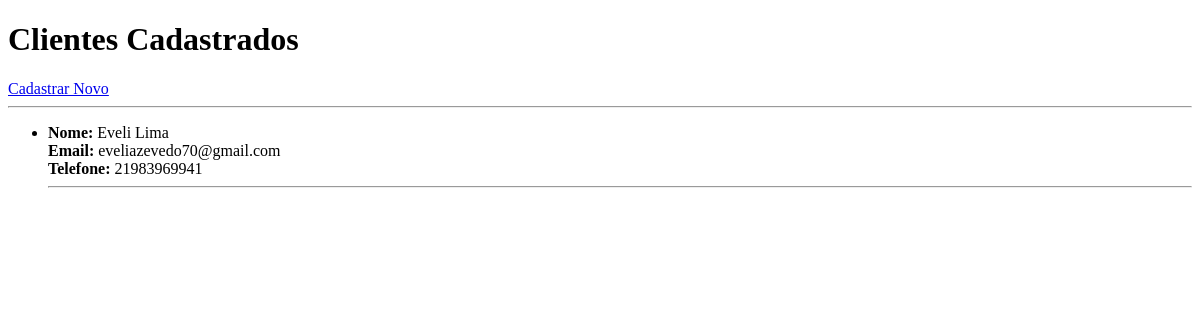
Before: /clientes with the older database file.
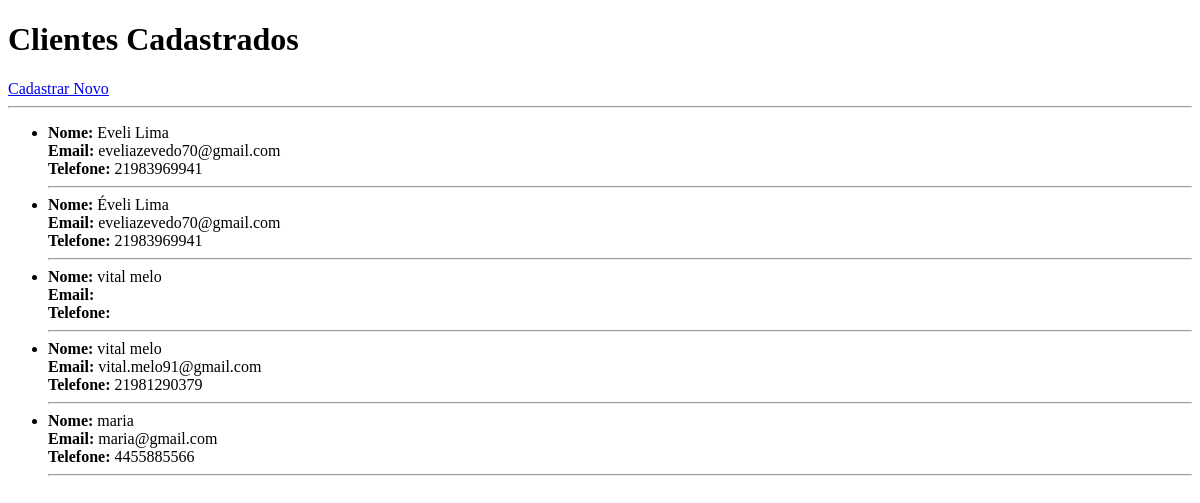
After: the same page with the newer database file.
### app.py (models this page shows)
class Cliente(db.Model):
    id = db.Column(db.Integer, primary_key=True)
    nome = db.Column(db.String(100), nullable=False)
    email = db.Column(db.String(100), nullable=False)
    telefone = db.Column(db.String(20), nullable=False)

### app.py (the view)
@app.route('/clientes')
def listar_clientes():
    lista = Cliente.query.all()
    return render_template('clientes.html', clientes=lista)

### templates/clientes.html (shortened to what this page needs)
<!DOCTYPE html>
<html lang="pt-br">
<head>
</head>
<body>
    <h1>Clientes Cadastrados</h1>
    <a href="/cadastro">Cadastrar Novo</a>
    <hr>
    <ul>
        {% for cliente in clientes %}
            <li>
                <strong>Nome:</strong> {{ cliente.nome }} <br>
                <strong>Email:</strong> {{ cliente.email }} <br>
                <strong>Telefone:</strong> {{ cliente.telefone }}
                <hr>
            </li>
        {% endfor %}
    </ul>
</body>
</html>

Changed rows visible on the page:
added Cliente: nome "Éveli Lima", email "eveliazevedo70@gmail.com", telefone "21983969941"
added Cliente: nome "vital melo"
added Cliente: nome "vital melo", email "vital.melo91@gmail.com", telefone "21981290379"
added Cliente: nome "maria", email "maria@gmail.com", telefone "4455885566"
